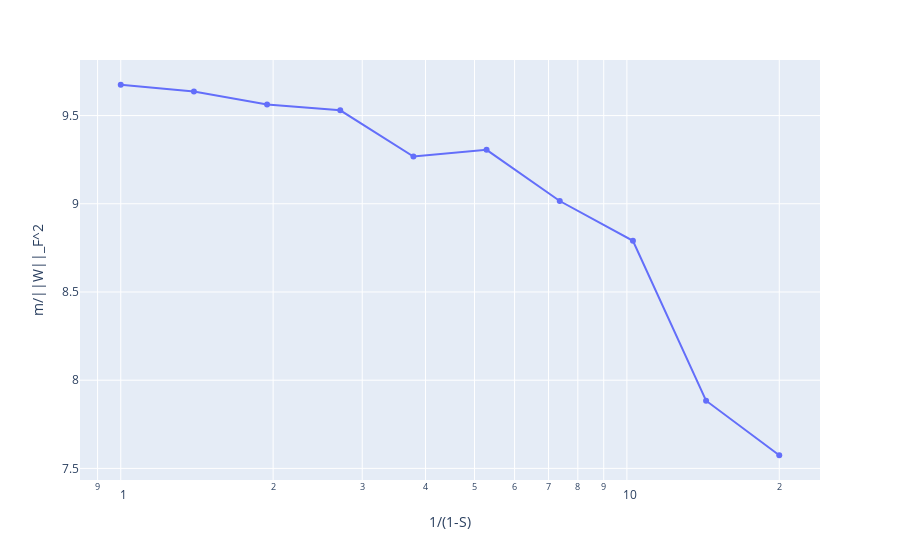

Write notebook code for a chart like this one.
### Code cell
import plotly.express as px
fig = px.line(
    x=1/no_linear_model[0].feature_probability[:, 0].cpu(),
    y=(m/(torch.linalg.matrix_norm(no_linear_model[0].W.detach(), 'fro')**2)).cpu(),
    
    log_x=True,
    markers=True,
)
fig.update_xaxes(title="1/(1-S)")
fig.update_yaxes(title=f"m/||W||_F^2")

### Figure 1 — Plotly figure (JSON) as saved in the notebook; plotly's stock layout.template omitted (floating-point values rounded to 4 significant figures)
{"data": [{"hovertemplate": "x=%{x}<br>y=%{y}<extra></extra>", "legendgroup": "", "line": {"color": "#636efa", "dash": "solid"}, "marker": {"symbol": "circle"}, "mode": "markers+lines", "name": "", "orientation": "v", "showlegend": false, "type": "scatter", "x": [1, 1.395, 1.946, 2.714, 3.786, 5.282, 7.368, 10.28, 14.34, 20], "xaxis": "x", "y": [9.675, 9.637, 9.563, 9.53, 9.268, 9.306, 9.016, 8.79, 7.884, 7.575], "yaxis": "y"}], "layout": {"legend": {"tracegroupgap": 0}, "margin": {"t": 60}, "xaxis": {"anchor": "y", "domain": [0, 1], "title": {"text": "1/(1-S)"}, "type": "log"}, "yaxis": {"anchor": "x", "domain": [0, 1], "title": {"text": "m/||W||_F^2"}}}}
